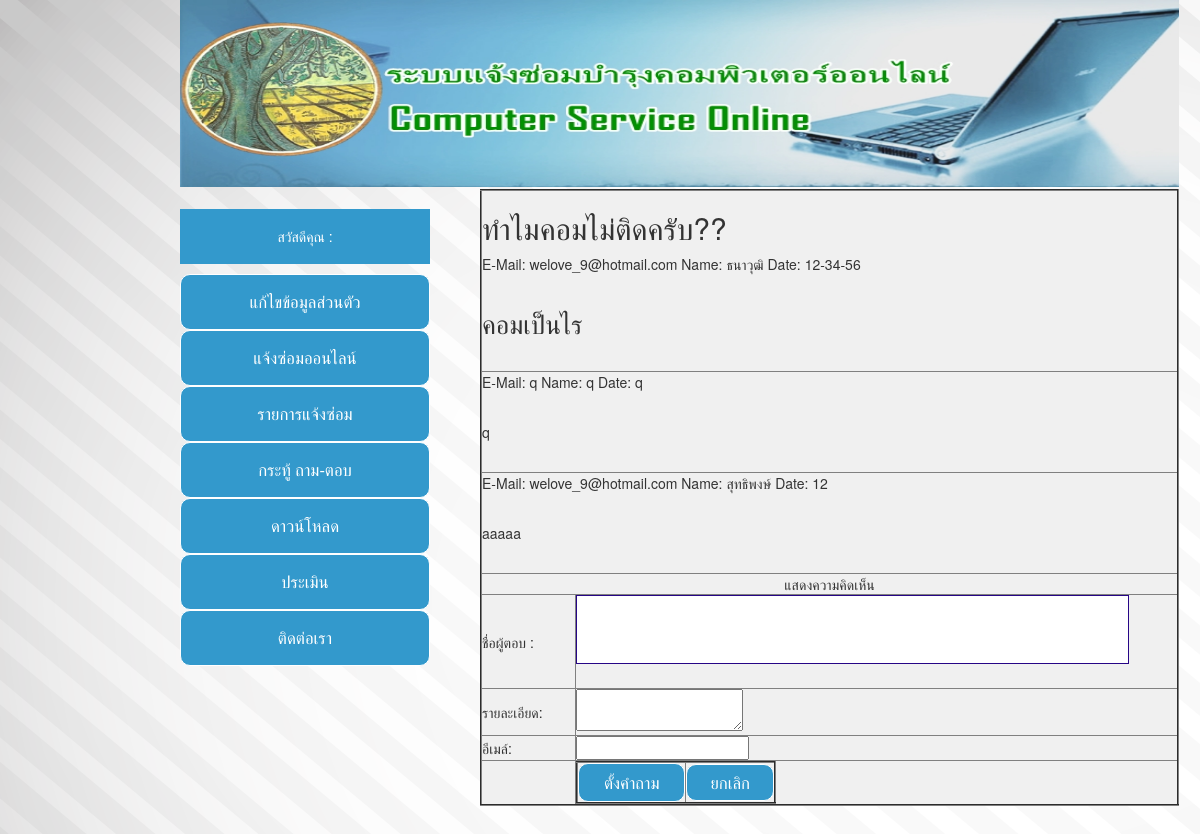
The page /Webboard/webboard_ans.php?id_question=1 on the database as committed earlier.
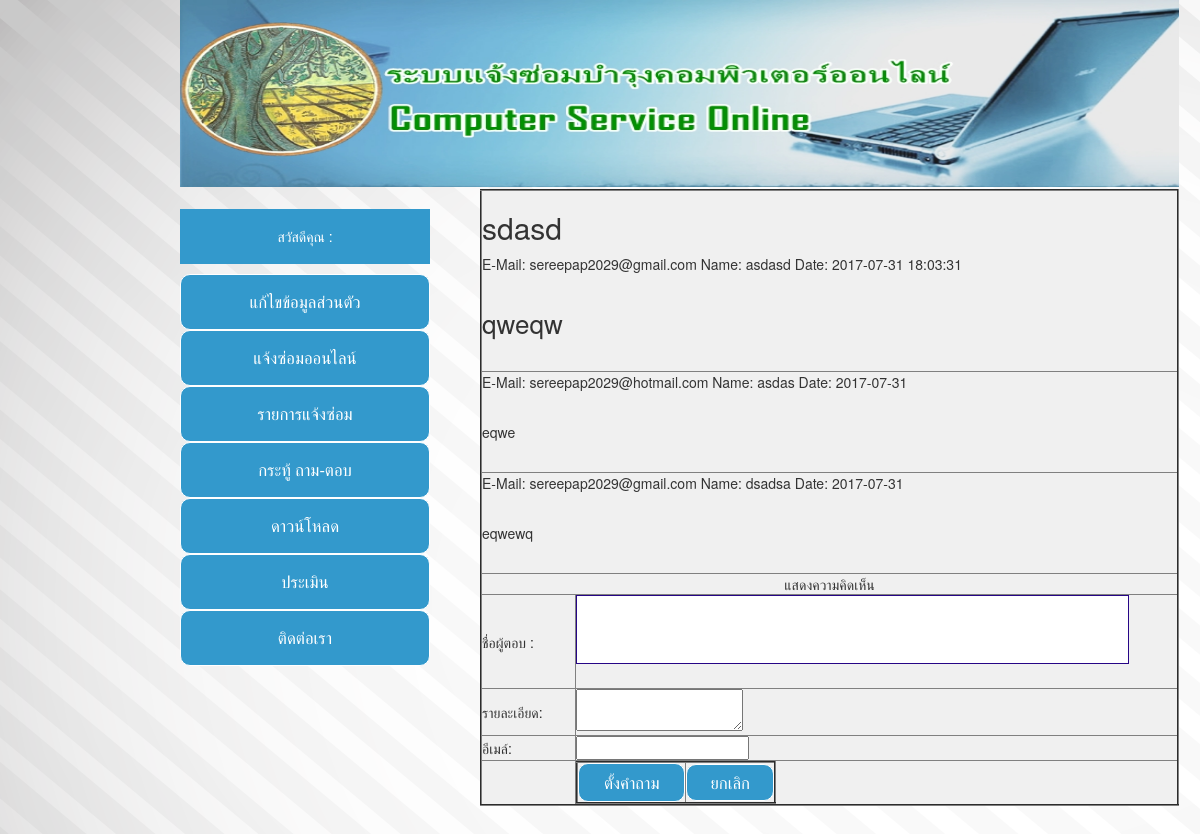
The same page on the database as committed later.
### tables this page shows
CREATE TABLE `webboard_quiz` (
  `id_question` bigint(11) NOT NULL AUTO_INCREMENT,
  `title` varchar(50) NOT NULL,
  `name` varchar(50) NOT NULL,
  `message` text NOT NULL,
  `email` varchar(50) NOT NULL,
  `date_q` varchar(50) NOT NULL,
  `count_q` varchar(50) NOT NULL,
  PRIMARY KEY (`id_question`)
);

CREATE TABLE `webboard_ans` (
  `id_ans` int(15) NOT NULL AUTO_INCREMENT,
  `id_question` int(15) NOT NULL,
  `name` varchar(50) NOT NULL,
  `message` text NOT NULL,
  `email` varchar(50) NOT NULL,
  `date_a` varchar(10) NOT NULL,
  PRIMARY KEY (`id_ans`)
);

### helper_func.php (called while the page is built)
<?
function site_url($str=""){
return "http://localhost/comservice/".$str;
}
?>

### model/core_model.php (called while the page is built, shortened)
<?php
	class Core_model{
		public function __construct(){
			include("db.php");
			$this->db=$dbh;
		}
		public $active_record="SELECT ";
		public $active_select="";
		public $active_from=" FROM ";
		public $active_where=" WHERE ";
		public $where_flag=false;
		public $active_where_array = array();
		public $active_limit="";
		public $active_order=" ORDER BY ";
		public $order_flag=false;
		public function where($column,$value,$operation="="){
			$this->active_where.="$column ".$operation." ? AND ";
			$this->active_where_array[]=$value;
			$this->where_flag=true;
		}
		public function order_by($column,$type="asc"){
			$this->active_order.="".$column." ".$type.",";
			$this->order_flag=true;
		}
		public function get($table){
			$result = new stdClass();
			$result->result = array();
			$result->rowCount=0;
			if ($this->active_select=="") {
				$this->active_record.="* ";
			}else{
				$this->active_record.=$this->active_select;
			}
			$this->active_record.=$this->active_from.$table;
			if ($this->where_flag) {
				$this->active_record.=substr($this->active_where, 0, -4);
			}
			if ($this->order_flag) {
				$this->active_record.=substr($this->active_order, 0, -1);
			}
			$this->active_record.=$this->active_limit;
			$tmp_record=$this->active_record;
			try{
				$stm=$this->db->prepare($this->active_record);
				foreach ($this->active_where_array as $key => $value) {
					$stm->bindValue(($key+1), $value);
				}
				$stm->execute();
				$result->result = $stm->fetchAll(PDO::FETCH_ASSOC);
				$result->rowCount=$stm->rowCount();
			}catch(PDOException $ex){
					echo $ex->getMessage().'<br>';
					echo $tmp_record;
				}
			return $result;
		}
		public function reset_active_record(){
			$this->active_record="SELECT ";
			$this->active_select="";
			$this->active_from=" FROM ";
			$this->active_where=" WHERE ";
			$this->where_flag=false;
			$this->active_where_array = array();
			$this->active_limit="";
			$this->active_order=" ORDER BY ";
			$this->order_flag=false;
		}
	}
?>

### model/m_board.php (called while the page is built, shortened)
<?php
	require_once("core_model.php");
	class M_board extends Core_model{
		public function get_board_by_id($id){
			$result=$this->get("webboard_quiz");
			return $result->result[0];
		}
		public function get_reply_by_board_id($id){
			$result=$this->get("webboard_ans");
			return $result;
		}
	}
?>

### Webboard/Webboard_ans.php (the view, shortened to what this page needs)
<?
include('../meta.php');
require_once("../model/m_board.php");
$m_board = new M_board;
    ?>
    <?
$reply=$m_board->get_reply_by_board_id($_GET['id_question']);
$count_update=array("count_q"=>$reply->rowCount);
$m_board->update_post($count_update,$_GET['id_question']);
$topic=$m_board->get_board_by_id($_GET['id_question']);
?>
  <tr align="left" valign="top">
    <td width="248" align="center"><?include('../sidebar_logged.php');?></td>
    <td width="50px;"></td>
    <td>
    <form name="form1" method="post" action="<?=site_url()?>Webboard/Webboard_ans.php?id_question=<?=$_GET['id_question']?>">
    <table width="100%" height="ฟีะน" border="2">
      <tbody>
        <tr>
          <td colspan="2">
            <h2><?=$topic['title']?></h2>
            <p>E-Mail: <?=$topic['email']?> Name: <?=$topic['name']?> Date: <?=$topic['date_q']?></p>
            <br>
            <p style="font-size: 26px;"><?=$topic['message']?></p>
            <br>
          </td>
        </tr>
        <?
        foreach ($reply->result as $key => $value) {
          ?>
          <tr>
          <td colspan="2">
            <p>E-Mail: <?=$value['email']?> Name: <?=$value['name']?> Date: <?=$value['date_a']?></p>
            <br>
            <p><?=$value['message']?></p>
            <br>
          </td>
        </tr>
          <?
        }
        ?>
        <tr>
          <td colspan="2" align="center">แสดงความคิดเห็น</td>
          </tr>
        <tr>
          <td width="52" height="21">ชื่อผู้ตอบ :</td>
          <td width="331"><input type="text" name="title" id="title"></td>
        </tr>
        <tr>
          <td>รายละเอียด:</td>
          <td><textarea name="message" id="message" wrap="virtual"></textarea></td>
        </tr>
        <tr>
          <td>อีเมล์:</td>
          <td><input type="email" name="email" id="email"></td>
        </tr>
        <tr>
          <td>&nbsp;</td>
          <td><table width="200" border="2">
            <tbody>
              <tr>
                <td width="100"><input type="submit" name="button" id="button" value="ตั้งคำถาม"></td>
                <td width="82"><input type="button" name="button3" id="button3" value="ยกเลิก"></td>
              </tr>
            </tbody>
          </table></td>
        </tr>
      </tbody>
    </table>
  </form>
  </td>
  </tr>
</tbody>
</table></div>
<p>&nbsp;</p>
</body>
</html>

### meta.php (shortened to what this page needs)
<?
include('helper_func.php');
?>
<!doctype html>
<html>
<head>
<link href="<?=site_url()?>css/login.css" rel="stylesheet" type="text/css" />
<link href="css/bootstrap-3.3.4.css" rel="stylesheet" type="text/css">
</head>
<body topmargin="0" >
<div id="aaa">
<table width="841" border="0" align="center">
<tbody>
  <tr align="left" valign="top">
    <th height="189" colspan="3" scope="col"><img src="<?=site_url()?>Image/header2.jpg" width="999" height="187" alt=""/></th>
  </tr>

### sidebar_logged.php
<div id="login">
 <h1>สวัสดีคุณ : <? echo @$user_dat['name'];?></h1>
   <a href="<?=site_url()?>Member/Edit_member.php"> <input type="button" name="button2" id="button2" value="แก้ไขข้อมูลส่วนตัว" ></a>
      <a href="<?=site_url()?>Member/ToFix.php"> <input type="button" name="button1" id="button1" value="แจ้งซ่อมออนไลน์" ></a>
      <a href="<?=site_url()?>Member/listrepair.php"><input type="button" name="button5" id="button5" value="รายการแจ้งซ่อม"></a>
      <a href="<?=site_url()?>Webboard/Webboard.php"><input type="button" name="button6" id="button6" value="กระทู้ ถาม-ตอบ"> </a>
	  <a href="<?=site_url()?>Member/download.php"><input type="button" name="button9" id="button9" value="ดาวน์โหลด"></a>
      <a href="<?=site_url()?>Member/Evaluation.php"><input type="button" name="button3" id="button3" value="ประเมิน"></a>
      <a href="<?=site_url()?>Member/contact.php"><input type="button" name="button4" id="button4" value="ติดต่อเรา"> </a>
      </div>

### css/login.css (style rules this page uses)
* { margin:0;padding:0; }
body { background-image: url(); background-repeat: repeat-x; background-attachment:fixed; background-color: #FFFFFF; position: absolute; left: 15%; }
#login { width:250px; margin:0 auto; margin-top:8px; margin-bottom:2%; transition:opacity 1s; -webkit-transition:opacity 1s; }
#login h1 { background:#3399cc; padding:20px 0; font-size:100%; font-weight:300; text-align:center; color:#fff; }
form { background:#f0f0f0; }
input[type="Text"],input[type="password"] { width:92%; background:#fff; margin-bottom:4%; border:1px solid #260586; padding:4%; font-family:'Open Sans',sans-serif; font-size:95%; color:#555; }
input[type="submit"] { background:#2288bb; }
input[type="button"],input[type="submit"] { width:100%; background:#3399cc; border:thin solid #FFFFFF; border-radius:10px; padding:6%; font-family:'Open Sans',sans-serif; font-size:120%; color:#fff; cursor:pointer; transition:background .3s; -webkit-transition:background .3s; }

### meta.php (style rules this page uses)
body { background-color: #FFFFFF; background-image: url(Image/images %20(1).jpg); background-image: url(Image/white-wallpaper-18.jpg); }

Rows that differ between the two databases and show on the page:
removed webboard_ans: email "q", name "q", date_a "q", message "q"
changed webboard_quiz: title "ทำไมคอมไม่ติดครับ??" → "sdasd"; email "welove_9@hotmail.com" → "sereepap2029@gmail.com"; name "ธนาวุฒิ" → "asdasd"; date_q "12-34-56" → "2017-07-31 18:03:31"; message "คอมเป็นไร" → "qweqw"
changed webboard_ans: email "welove_9@hotmail.com" → "sereepap2029@hotmail.com"; name "สุทธิพงษ์" → "asdas"; date_a "12" → "2017-07-31"; message "aaaaa" → "eqwe"
added webboard_ans: email "sereepap2029@gmail.com", name "dsadsa", date_a "2017-07-31", message "eqwewq"
